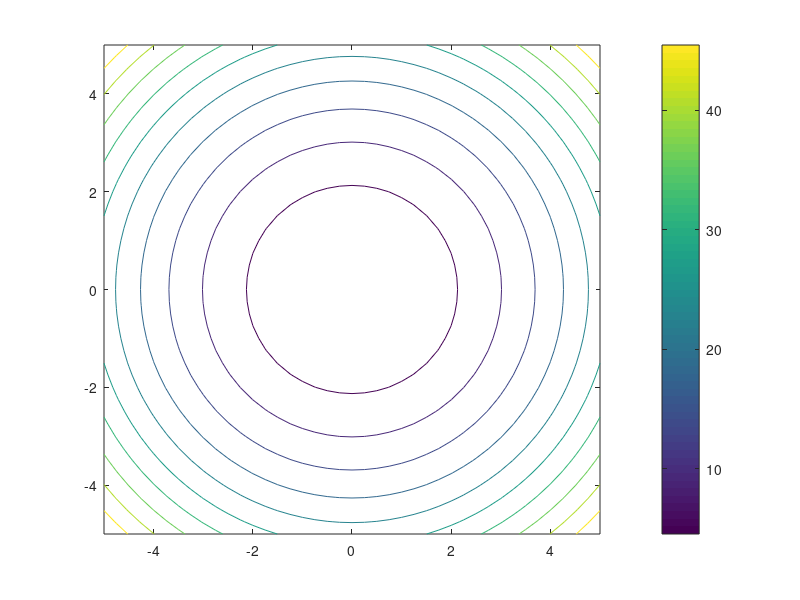

Source code (MATLAB):
clear
xrange3D = -5:0.25:5; % range of x axis
yrange3D = xrange3D;  % range of y axis
[x,y]=meshgrid(xrange3D,yrange3D);% creates the 3D graph 
z=(x.^2)+ (y.^2);
surf(x,y,z)% plots the 3D graph in 3D
contour(x,y,z)% plots the curves in 2D
colorbar